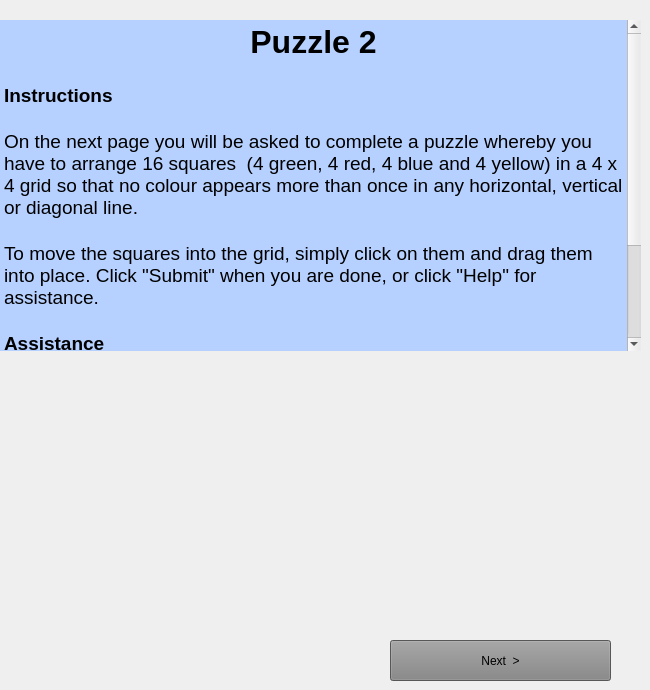
    <widget class="QWidget" name="squaresInstrPage">
     <widget class="QTextEdit" name="debriefBlurb_4">
      <property name="geometry">
       <rect>
        <x>0</x>
        <y>20</y>
        <width>641</width>
        <height>331</height>
       </rect>
      </property>
      <property name="palette">
       <palette>
        <active>
         <colorrole role="WindowText">
          <brush brushstyle="SolidPattern">
           <color alpha="255">
            <red>0</red>
            <green>0</green>
            <blue>0</blue>
           </color>
          </brush>
         </colorrole>
         <colorrole role="Button">
          <brush brushstyle="SolidPattern">
           <color alpha="255">
            <red>230</red>
            <green>230</green>
            <blue>230</blue>
           </color>
          </brush>
         </colorrole>
         <colorrole role="Light">
          <brush brushstyle="SolidPattern">
           <color alpha="255">
            <red>230</red>
            <green>230</green>
            <blue>230</blue>
           </color>
          </brush>
         </colorrole>
         <colorrole role="Midlight">
          <brush brushstyle="SolidPattern">
           <color alpha="255">
            <red>242</red>
            <green>242</green>
            <blue>242</blue>
           </color>
          </brush>
         </colorrole>
         <colorrole role="Dark">
          <brush brushstyle="SolidPattern">
           <color alpha="255">
            <red>115</red>
            <green>115</green>
            <blue>115</blue>
           </color>
          </brush>
         </colorrole>
         <colorrole role="Mid">
          <brush brushstyle="SolidPattern">
           <color alpha="255">
            <red>153</red>
            <green>153</green>
            <blue>153</blue>
           </color>
          </brush>
         </colorrole>
         <colorrole role="Text">
          <brush brushstyle="SolidPattern">
           <color alpha="255">
            <red>0</red>
            <green>0</green>
            <blue>0</blue>
           </color>
          </brush>
         </colorrole>
         <colorrole role="BrightText">
          <brush brushstyle="SolidPattern">
           <color alpha="255">
            <red>255</red>
            <green>255</green>
            <blue>255</blue>
           </color>
          </brush>
         </colorrole>
         <colorrole role="ButtonText">
          <brush brushstyle="SolidPattern">
           <color alpha="255">
            <red>0</red>
            <green>0</green>
            <blue>0</blue>
           </color>
          </brush>
         </colorrole>
         <colorrole role="Base">
          <brush brushstyle="SolidPattern">
           <color alpha="255">
            <red>182</red>
            <green>209</green>
            <blue>255</blue>
           </color>
          </brush>
         </colorrole>
         <colorrole role="Window">
          <brush brushstyle="SolidPattern">
           <color alpha="255">
            <red>230</red>
            <green>230</green>
            <blue>230</blue>
           </color>
          </brush>
         </colorrole>
         <colorrole role="Shadow">
          <brush brushstyle="SolidPattern">
           <color alpha="255">
            <red>0</red>
            <green>0</green>
            <blue>0</blue>
           </color>
          </brush>
         </colorrole>
         <colorrole role="AlternateBase">
          <brush brushstyle="SolidPattern">
           <color alpha="255">
            <red>242</red>
            <green>242</green>
            <blue>242</blue>
           </color>
          </brush>
         </colorrole>
         <colorrole role="ToolTipBase">
          <brush brushstyle="SolidPattern">
           <color alpha="255">
            <red>255</red>
            <green>255</green>
            <blue>220</blue>
           </color>
          </brush>
         </colorrole>
         <colorrole role="ToolTipText">
          <brush brushstyle="SolidPattern">
           <color alpha="255">
            <red>0</red>
            <green>0</green>
            <blue>0</blue>
           </color>
          </brush>
         </colorrole>
        </active>
        <inactive>
         <colorrole role="WindowText">
          <brush brushstyle="SolidPattern">
           <color alpha="255">
            <red>0</red>
            <green>0</green>
            <blue>0</blue>
           </color>
          </brush>
         </colorrole>
         <colorrole role="Button">
          <brush brushstyle="SolidPattern">
           <color alpha="255">
            <red>230</red>
            <green>230</green>
            <blue>230</blue>
           </color>
          </brush>
         </colorrole>
         <colorrole role="Light">
          <brush brushstyle="SolidPattern">
           <color alpha="255">
            <red>230</red>
            <green>230</green>
            <blue>230</blue>
           </color>
          </brush>
         </colorrole>
         <colorrole role="Midlight">
          <brush brushstyle="SolidPattern">
           <color alpha="255">
            <red>242</red>
            <green>242</green>
            <blue>242</blue>
           </color>
          </brush>
         </colorrole>
         <colorrole role="Dark">
          <brush brushstyle="SolidPattern">
           <color alpha="255">
            <red>115</red>
            <green>115</green>
            <blue>115</blue>
           </color>
          </brush>
         </colorrole>
         <colorrole role="Mid">
          <brush brushstyle="SolidPattern">
           <color alpha="255">
            <red>153</red>
            <green>153</green>
            <blue>153</blue>
           </color>
          </brush>
         </colorrole>
         <colorrole role="Text">
          <brush brushstyle="SolidPattern">
           <color alpha="255">
            <red>0</red>
            <green>0</green>
            <blue>0</blue>
           </color>
          </brush>
         </colorrole>
         <colorrole role="BrightText">
          <brush brushstyle="SolidPattern">
           <color alpha="255">
            <red>255</red>
            <green>255</green>
            <blue>255</blue>
           </color>
          </brush>
         </colorrole>
         <colorrole role="ButtonText">
          <brush brushstyle="SolidPattern">
           <color alpha="255">
            <red>0</red>
            <green>0</green>
            <blue>0</blue>
           </color>
          </brush>
         </colorrole>
         <colorrole role="Base">
          <brush brushstyle="SolidPattern">
           <color alpha="255">
            <red>182</red>
            <green>209</green>
            <blue>255</blue>
           </color>
          </brush>
         </colorrole>
         <colorrole role="Window">
          <brush brushstyle="SolidPattern">
           <color alpha="255">
            <red>230</red>
            <green>230</green>
            <blue>230</blue>
           </color>
          </brush>
         </colorrole>
         <colorrole role="Shadow">
          <brush brushstyle="SolidPattern">
           <color alpha="255">
            <red>0</red>
            <green>0</green>
            <blue>0</blue>
           </color>
          </brush>
         </colorrole>
         <colorrole role="AlternateBase">
          <brush brushstyle="SolidPattern">
           <color alpha="255">
            <red>242</red>
            <green>242</green>
            <blue>242</blue>
           </color>
          </brush>
         </colorrole>
         <colorrole role="ToolTipBase">
          <brush brushstyle="SolidPattern">
           <color alpha="255">
            <red>255</red>
            <green>255</green>
            <blue>220</blue>
           </color>
          </brush>
         </colorrole>
         <colorrole role="ToolTipText">
          <brush brushstyle="SolidPattern">
           <color alpha="255">
            <red>0</red>
            <green>0</green>
            <blue>0</blue>
           </color>
          </brush>
         </colorrole>
        </inactive>
        <disabled>
         <colorrole role="WindowText">
          <brush brushstyle="SolidPattern">
           <color alpha="255">
            <red>115</red>
            <green>115</green>
            <blue>115</blue>
           </color>
          </brush>
         </colorrole>
         <colorrole role="Button">
          <brush brushstyle="SolidPattern">
           <color alpha="255">
            <red>230</red>
            <green>230</green>
            <blue>230</blue>
           </color>
          </brush>
         </colorrole>
         <colorrole role="Light">
          <brush brushstyle="SolidPattern">
           <color alpha="255">
            <red>230</red>
            <green>230</green>
            <blue>230</blue>
           </color>
          </brush>
         </colorrole>
         <colorrole role="Midlight">
          <brush brushstyle="SolidPattern">
           <color alpha="255">
            <red>242</red>
            <green>242</green>
            <blue>242</blue>
           </color>
          </brush>
         </colorrole>
         <colorrole role="Dark">
          <brush brushstyle="SolidPattern">
           <color alpha="255">
            <red>115</red>
            <green>115</green>
            <blue>115</blue>
           </color>
          </brush>
         </colorrole>
         <colorrole role="Mid">
          <brush brushstyle="SolidPattern">
           <color alpha="255">
            <red>153</red>
            <green>153</green>
            <blue>153</blue>
           </color>
          </brush>
         </colorrole>
         <colorrole role="Text">
          <brush brushstyle="SolidPattern">
           <color alpha="255">
            <red>115</red>
            <green>115</green>
            <blue>115</blue>
           </color>
          </brush>
         </colorrole>
         <colorrole role="BrightText">
          <brush brushstyle="SolidPattern">
           <color alpha="255">
            <red>255</red>
            <green>255</green>
            <blue>255</blue>
           </color>
          </brush>
         </colorrole>
         <colorrole role="ButtonText">
          <brush brushstyle="SolidPattern">
           <color alpha="255">
            <red>115</red>
            <green>115</green>
            <blue>115</blue>
           </color>
          </brush>
         </colorrole>
         <colorrole role="Base">
          <brush brushstyle="SolidPattern">
           <color alpha="255">
            <red>230</red>
            <green>230</green>
            <blue>230</blue>
           </color>
          </brush>
         </colorrole>
         <colorrole role="Window">
          <brush brushstyle="SolidPattern">
           <color alpha="255">
            <red>230</red>
            <green>230</green>
            <blue>230</blue>
           </color>
          </brush>
         </colorrole>
         <colorrole role="Shadow">
          <brush brushstyle="SolidPattern">
           <color alpha="255">
            <red>0</red>
            <green>0</green>
            <blue>0</blue>
           </color>
          </brush>
         </colorrole>
         <colorrole role="AlternateBase">
          <brush brushstyle="SolidPattern">
           <color alpha="255">
            <red>230</red>
            <green>230</green>
            <blue>230</blue>
           </color>
          </brush>
         </colorrole>
         <colorrole role="ToolTipBase">
          <brush brushstyle="SolidPattern">
           <color alpha="255">
            <red>255</red>
            <green>255</green>
            <blue>220</blue>
           </color>
          </brush>
         </colorrole>
         <colorrole role="ToolTipText">
          <brush brushstyle="SolidPattern">
           <color alpha="255">
            <red>0</red>
            <green>0</green>
            <blue>0</blue>
           </color>
          </brush>
         </colorrole>
        </disabled>
       </palette>
      </property>
      <property name="frameShape">
       <enum>QFrame::NoFrame</enum>
      </property>
      <property name="html">
       <string>&lt;!DOCTYPE HTML PUBLIC &quot;-//W3C//DTD HTML 4.0//EN&quot; &quot;http://www.w3.org/TR/REC-html40/strict.dtd&quot;&gt;
&lt;html&gt;&lt;head&gt;&lt;meta name=&quot;qrichtext&quot; content=&quot;1&quot; /&gt;&lt;style type=&quot;text/css&quot;&gt;
p, li { white-space: pre-wrap; }
&lt;/style&gt;&lt;/head&gt;&lt;body style=&quot; font-family:'.SF NS Text'; font-size:13pt; font-weight:400; font-style:normal;&quot;&gt;
&lt;p align=&quot;center&quot; style=&quot; margin-top:0px; margin-bottom:0px; margin-left:0px; margin-right:0px; -qt-block-indent:0; text-indent:0px;&quot;&gt;&lt;span style=&quot; font-size:24pt; font-weight:600;&quot;&gt;Puzzle 2&lt;/span&gt;&lt;/p&gt;
&lt;p style=&quot;-qt-paragraph-type:empty; margin-top:0px; margin-bottom:0px; margin-left:0px; margin-right:0px; -qt-block-indent:0; text-indent:0px; font-size:14pt; font-weight:600; color:#000000;&quot;&gt;&lt;br /&gt;&lt;/p&gt;
&lt;p style=&quot; margin-top:0px; margin-bottom:0px; margin-left:0px; margin-right:0px; -qt-block-indent:0; text-indent:0px;&quot;&gt;&lt;span style=&quot; font-size:14pt; font-weight:600; color:#000000;&quot;&gt;Instructions&lt;/span&gt;&lt;/p&gt;
&lt;p style=&quot;-qt-paragraph-type:empty; margin-top:0px; margin-bottom:0px; margin-left:0px; margin-right:0px; -qt-block-indent:0; text-indent:0px; font-size:14pt; color:#000000;&quot;&gt;&lt;br /&gt;&lt;/p&gt;
&lt;p style=&quot; margin-top:0px; margin-bottom:0px; margin-left:0px; margin-right:0px; -qt-block-indent:0; text-indent:0px;&quot;&gt;&lt;span style=&quot; font-size:14pt; color:#000000;&quot;&gt;On the next page you will be asked to complete a puzzle whereby you have to a&lt;/span&gt;&lt;span style=&quot; font-family:'Helvetica Neue'; font-size:14pt; color:#000000;&quot;&gt;rrange 16 squares  (4 green, 4 red, 4 blue and 4 yellow) in a 4 x 4 grid so that no colour appears more than once in any horizontal, vertical or diagonal line. &lt;/span&gt;&lt;/p&gt;
&lt;p style=&quot;-qt-paragraph-type:empty; margin-top:0px; margin-bottom:0px; margin-left:0px; margin-right:0px; -qt-block-indent:0; text-indent:0px; font-family:'Helvetica Neue'; font-size:14pt; color:#000000;&quot;&gt;&lt;br /&gt;&lt;/p&gt;
&lt;p style=&quot; margin-top:0px; margin-bottom:0px; margin-left:0px; margin-right:0px; -qt-block-indent:0; text-indent:0px;&quot;&gt;&lt;span style=&quot; font-family:'Helvetica Neue'; font-size:14pt; color:#000000;&quot;&gt;To move the squares into the grid, simply click on them and drag them into place. Click &amp;quot;Submit&amp;quot; when you are done, or click &amp;quot;Help&amp;quot; for assistance.&lt;/span&gt;&lt;/p&gt;
&lt;p style=&quot;-qt-paragraph-type:empty; margin-top:0px; margin-bottom:0px; margin-left:0px; margin-right:0px; -qt-block-indent:0; text-indent:0px; font-family:'Helvetica Neue'; font-size:14pt; color:#000000;&quot;&gt;&lt;br /&gt;&lt;/p&gt;
&lt;p style=&quot; margin-top:0px; margin-bottom:0px; margin-left:0px; margin-right:0px; -qt-block-indent:0; text-indent:0px;&quot;&gt;&lt;span style=&quot; font-family:'Helvetica Neue'; font-size:14pt; font-weight:600; color:#000000;&quot;&gt;Assistance&lt;/span&gt;&lt;/p&gt;
&lt;p style=&quot; margin-top:12px; margin-bottom:12px; margin-left:0px; margin-right:0px; -qt-block-indent:0; text-indent:0px;&quot;&gt;&lt;span style=&quot; font-family:'Helvetica Neue'; font-size:14pt; color:#000000;&quot;&gt;As this experiment is being done in real-time, the researcher is on-line to offer help if you need it. If you would like some assistance, please click the &amp;quot;Help&amp;quot; button on the following page and the researcher will respond immediately with a tip.&lt;/span&gt;&lt;/p&gt;
&lt;p style=&quot; margin-top:12px; margin-bottom:12px; margin-left:0px; margin-right:0px; -qt-block-indent:0; text-indent:0px;&quot;&gt;&lt;span style=&quot; font-family:'Helvetica Neue'; font-size:14pt; color:#000000;&quot;&gt;(These instructions will be repeated on the next page).&lt;/span&gt;&lt;/p&gt;&lt;/body&gt;&lt;/html&gt;</string>
      </property>
     </widget>
     <widget class="QPushButton" name="nextButtInstr">
      <property name="geometry">
       <rect>
        <x>390</x>
        <y>640</y>
        <width>221</width>
        <height>41</height>
       </rect>
      </property>
      <property name="palette">
       <palette>
        <active>
         <colorrole role="Button">
          <brush brushstyle="SolidPattern">
           <color alpha="255">
            <red>131</red>
            <green>131</green>
            <blue>131</blue>
           </color>
          </brush>
         </colorrole>
         <colorrole role="Base">
          <brush brushstyle="SolidPattern">
           <color alpha="255">
            <red>255</red>
            <green>255</green>
            <blue>255</blue>
           </color>
          </brush>
         </colorrole>
         <colorrole role="Window">
          <brush brushstyle="SolidPattern">
           <color alpha="255">
            <red>122</red>
            <green>122</green>
            <blue>122</blue>
           </color>
          </brush>
         </colorrole>
        </active>
        <inactive>
         <colorrole role="Button">
          <brush brushstyle="SolidPattern">
           <color alpha="255">
            <red>131</red>
            <green>131</green>
            <blue>131</blue>
           </color>
          </brush>
         </colorrole>
         <colorrole role="Base">
          <brush brushstyle="SolidPattern">
           <color alpha="255">
            <red>255</red>
            <green>255</green>
            <blue>255</blue>
           </color>
          </brush>
         </colorrole>
         <colorrole role="Window">
          <brush brushstyle="SolidPattern">
           <color alpha="255">
            <red>122</red>
            <green>122</green>
            <blue>122</blue>
           </color>
          </brush>
         </colorrole>
        </inactive>
        <disabled>
         <colorrole role="Button">
          <brush brushstyle="SolidPattern">
           <color alpha="255">
            <red>131</red>
            <green>131</green>
            <blue>131</blue>
           </color>
          </brush>
         </colorrole>
         <colorrole role="Base">
          <brush brushstyle="SolidPattern">
           <color alpha="255">
            <red>122</red>
            <green>122</green>
            <blue>122</blue>
           </color>
          </brush>
         </colorrole>
         <colorrole role="Window">
          <brush brushstyle="SolidPattern">
           <color alpha="255">
            <red>122</red>
            <green>122</green>
            <blue>122</blue>
           </color>
          </brush>
         </colorrole>
        </disabled>
       </palette>
      </property>
      <property name="text">
       <string>Next  &gt;</string>
      </property>
     </widget>
     <widget class="QLabel" name="moneyBag">
      <property name="geometry">
       <rect>
        <x>220</x>
        <y>410</y>
        <width>221</width>
        <height>211</height>
       </rect>
      </property>
      <property name="text">
       <string/>
      </property>
      <property name="pixmap">
       <pixmap>moneyBag.png</pixmap>
      </property>
      <property name="scaledContents">
       <bool>true</bool>
      </property>
      <property name="alignment">
       <set>Qt::AlignCenter</set>
      </property>
     </widget>
    </widget>
